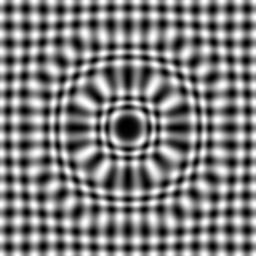
#> input picture Analisis FCD/Images/test image displaced.tiff, 256 x 256 px
$ python -i Tracking_blur.py   (imports and definitions only)
#> lines starting #> are read from the running program, lines starting #| are printed output that depends on the picture; after the words box and inside, x2 and y2 are one past the last pixel; in counts of white or black regions, pixels touching at a corner belong together
#> further down, picture is the input picture: shape (256, 256, 3); min 0, max 254, mean 126.4
import matplotlib.pyplot as plt
import numpy as np
import cv2

def mask(image, N=15, H=10, low=80, high=255, show_mask=False):
#> called with N = 15, H = 10, low = 80, high = 255, show_mask = False
    blurred_image = cv2.GaussianBlur(image, (N, N), H)
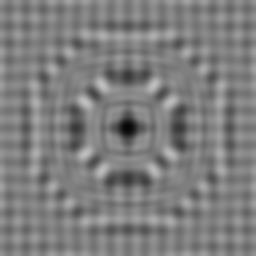
#> blurred_image: shape (256, 256, 3); min 5, max 192, mean 126

    _, binary = cv2.threshold(blurred_image, low, high, cv2.THRESH_BINARY)
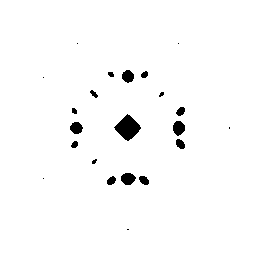
#> binary: shape (256, 256, 3); 97.9% white; 22 black regions (8 under 20 px), largest, box (x1, y1, x2, y2) and area: (114, 114, 141, 141) 408, (173, 121, 185, 136) 136, (121, 173, 136, 185) 136
    kernel = np.ones((N, N), np.uint8)
    mask_close = cv2.morphologyEx(binary, cv2.MORPH_CLOSE, kernel)
#> mask_close: shape (256, 256, 3); every value is 255
    mask_open = cv2.morphologyEx(mask_close, cv2.MORPH_OPEN, kernel).astype(np.uint8)

    if show_mask:
        plt.imshow(mask_open)
        plt.show()
    return mask_open

def edges(image, low, high):
    return cv2.Canny(mask(image), low, high)
#> returned value: shape (256, 256); every value is 0

def center(image, low=20, high=40, show_center=False):
    image = image.astype(np.uint8)
    circles = cv2.HoughCircles(edges(image, low, high), cv2.HOUGH_GRADIENT, dp=1, minDist=20, param1=40, param2=20, minRadius=40, maxRadius=80)
#> circles = None
    c = (int(circles[0][0, 0]), int(circles[0][0, 1])) if circles is not None else None
    if show_center and c:
        plt.imshow(image)
        plt.scatter([c[0]], [c[1]])
        plt.show()
    return c

# [10 lines left out: function update_roi_center, not called in this run]

def crop_image(image, roi):
   x, y, w, h = roi
   return image[y:y+h, x:x+w] # .astype(np.float32) # TODO: esto del formato tal vez mejor función a parte.

# [46 lines left out: functions centered_roi, center_and_crop, correlate, track, not called in this run]

>>> import cv2
>>> picture = cv2.imread('Images/test image displaced.tiff')
>>> result = center(picture)

$ run again, on Analisis FCD/Images/test image height field.tiff
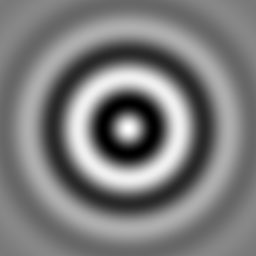
#> input picture Analisis FCD/Images/test image height field.tiff, 256 x 256 px
#> picture is the input picture: shape (256, 256, 3); min 0, max 255, mean 124.2
#> in mask, `_, binary = cv2.threshold(blurred_image, low, high, cv2.THRESH_BINARY)`:
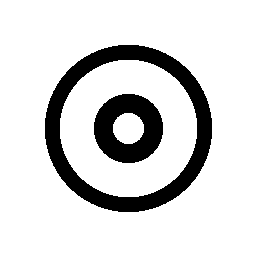
#> binary: shape (256, 256, 3); 84.5% white; 2 black regions, box (x1, y1, x2, y2) and area: (45, 45, 212, 212) 7128, (94, 94, 163, 163) 3016
#> mask_close: shape (256, 256, 3); 94% white; 5 black regions, box (x1, y1, x2, y2) and area: (95, 95, 162, 162) 2660, (118, 45, 139, 60) 315, (45, 118, 60, 139) 315, (197, 118, 212, 139) 315, (118, 197, 139, 212) 315
#> in edges, `return cv2.Canny(mask(image), low, high)`:
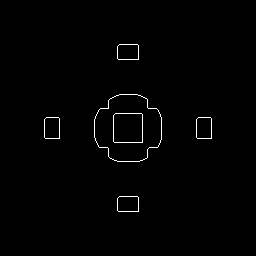
#> returned value: shape (256, 256); 0.93% white in thin lines or dots, all inside (x1, y1, x2, y2) = (44, 44, 212, 212)
#> circles = None

$ run again, on Analisis FCD/Images/gota-promediada.png
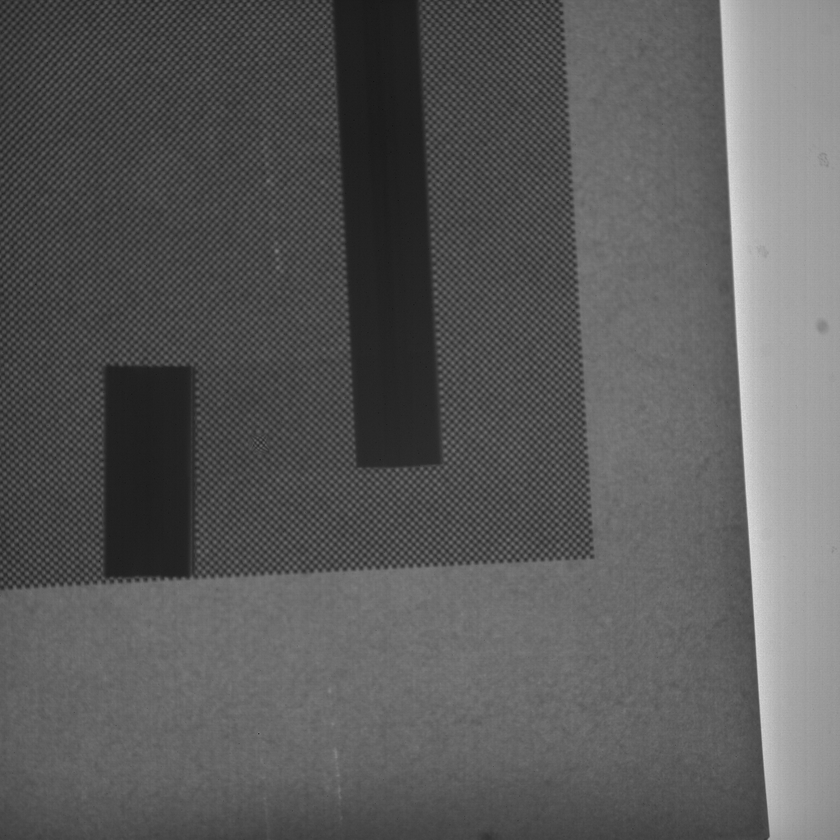
#> input picture Analisis FCD/Images/gota-promediada.png, 840 x 840 px, shrunk from 1024 x 1024 before the run
#> picture is the input picture: shape (840, 840, 3); min 16, max 223, mean 90.5
#> in mask, `_, binary = cv2.threshold(blurred_image, low, high, cv2.THRESH_BINARY)`:
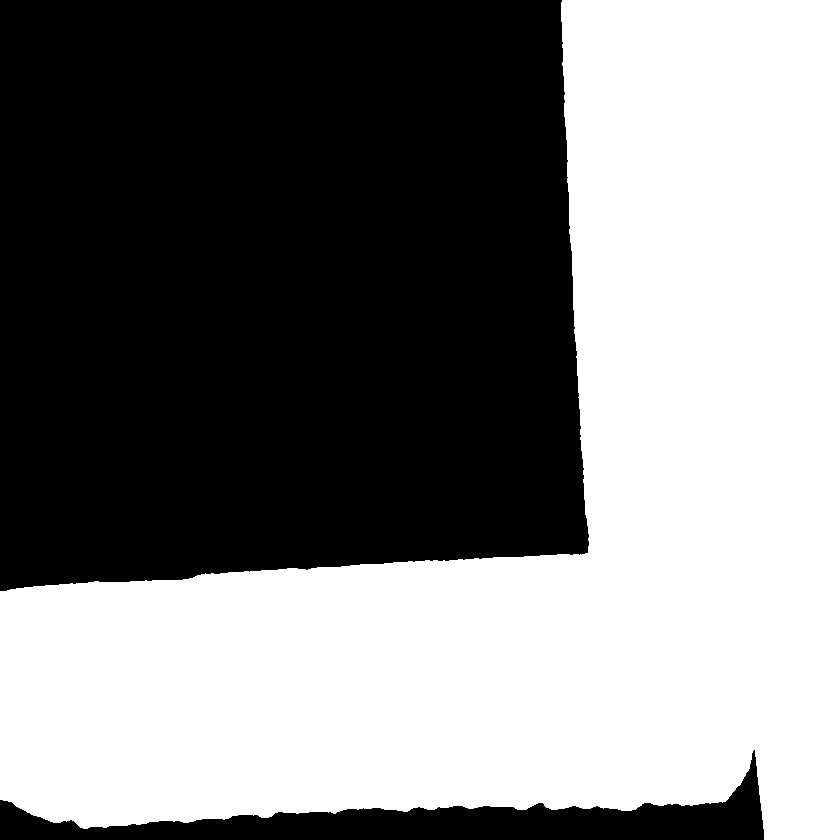
#> binary: shape (840, 840, 3); 50.6% white; 2 black regions, box (x1, y1, x2, y2) and area: (0, 0, 589, 591) 326829, (0, 750, 764, 840) 22080
#> mask_close: shape (840, 840, 3); 50.6% white; 2 black regions, box (x1, y1, x2, y2) and area: (0, 0, 588, 590) 326703, (0, 779, 764, 840) 21645
#> mask_open: shape (840, 840, 3); 50.6% white; 2 black regions, box (x1, y1, x2, y2) and area: (0, 0, 588, 590) 326708, (0, 779, 764, 840) 21798
#> in edges, `return cv2.Canny(mask(image), low, high)`:
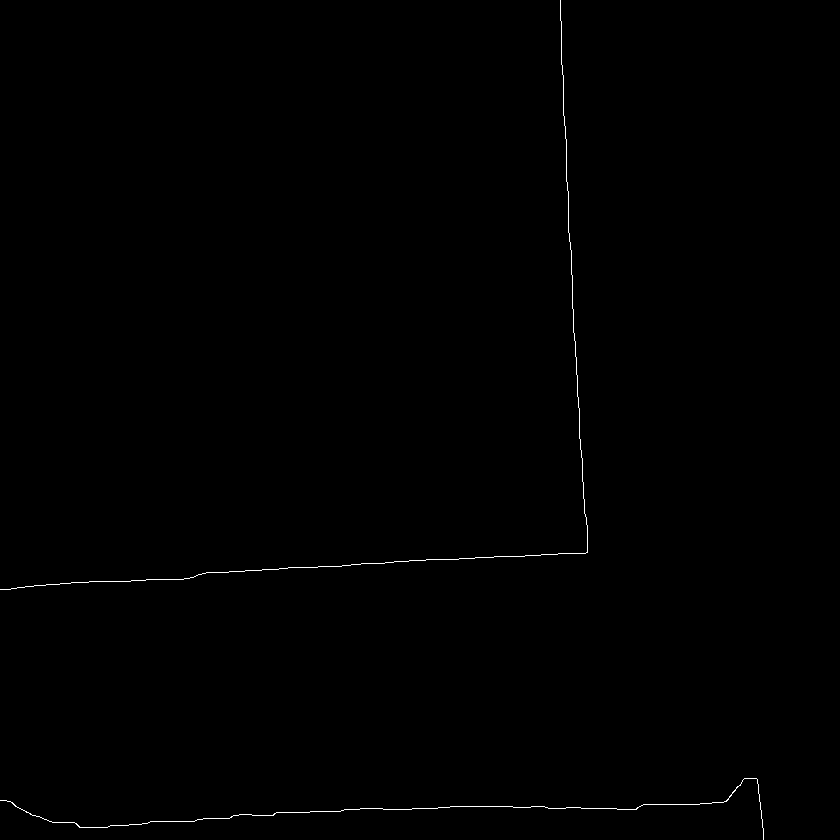
#> returned value: shape (840, 840); 0.28% white in thin lines or dots
#> circles = None
